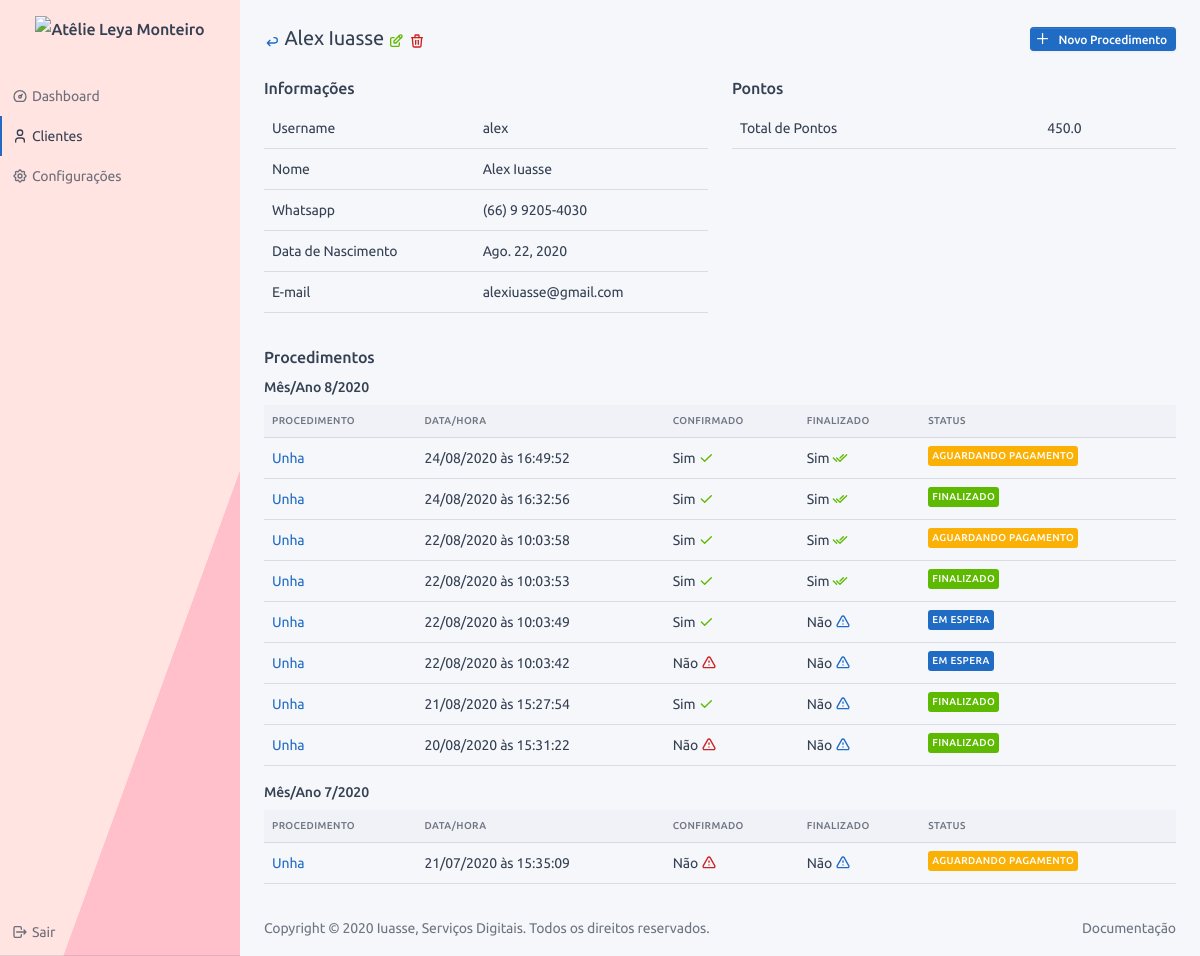
/user/2/profile/ (signed in), run on an earlier commit of the app's database.
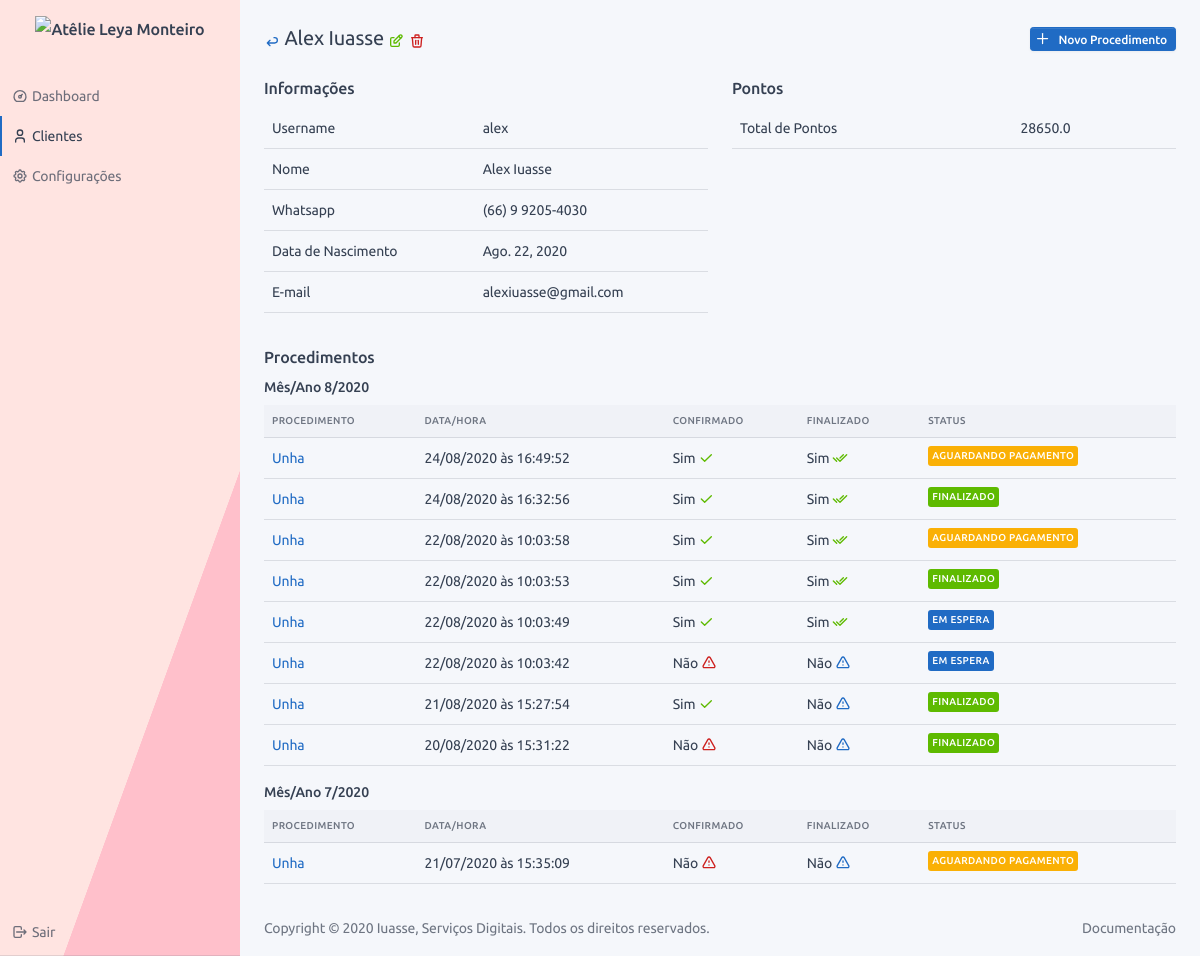
And on a later commit of the database.
### users/models.py (models this page shows, shortened)
class CustomUser(AbstractUser):
    birth_day = models.DateField('data de nascimento', blank=True, null=True)
    whatsapp = models.CharField('whatsapp', max_length=16)
    total_of_points = models.FloatField(default=0, verbose_name='Total de pontos')
    def get_full_name(self):
        return "{} {}".format(self.first_name, self.last_name)
    @property
    def get_new_service_url(self):
        return reverse('service:orderofservice:create', kwargs={'cpk': self.pk})
    @property
    def get_delete_url(self):
        return reverse('users:customuser:delete', kwargs={'pk': self.pk})
    @property
    def get_edit_url(self):
        return reverse('users:customuser:edit', kwargs={'pk': self.pk})
    @property
    def get_back_url(self):
        return reverse('users:customuser:view')
    def is_birthday(self):
        today = datetime.today()
        return self.birth_day.day == today.day and self.birth_day.month == today.month
    def get_dict_data(self):
        return {
            'Username': self.username,
            'Nome': "{} {}".format(self.first_name, self.last_name),
            'Whatsapp': self.whatsapp,
            'Data de Nascimento': self.birth_day,
            'E-mail': self.email,
        }
    def get_dict_data_points(self):
        return {
            'Total de Pontos': self.total_of_points,
        }
    def get_service_sorted_by_entry_date(self):
        retDict = {}
        for s in self.orderofservice_set.all().order_by('-date', '-id'):
            m_y = "{}/{}".format(s.date.month, s.date.year)
            if m_y in retDict:
                retDict[m_y]['services'].append(s)
            else:
                retDict[m_y] = {}
                retDict[m_y]['services'] = []
                retDict[m_y]['services'].append(s)
        return retDict

### service/models.py (models this page shows, shortened)
class OrderOfService(BaseModel):
    type_of_service = models.ForeignKey("config.TypeOfService", verbose_name="Procedimento", on_delete=models.SET_NULL,
                                        null=True)
    status = models.ForeignKey("config.StatusService", verbose_name="Status", on_delete=models.PROTECT)
    finished = models.BooleanField("finalizado", default=False,
                                   help_text="Marque apenas quando procedimento finalizado")
    counted = models.BooleanField("contabilizado", default=False, help_text="Procedimento já foi contabilizado?")
    confirmed = models.BooleanField("confirmado", default=False, help_text="Procedimento foi confirmado?")
    date = models.DateField("Data", default=now)
    time = models.TimeField("Hora", default=now)
    observation = models.TextField("observação", blank=True)
    customer = models.ForeignKey("users.CustomUser", verbose_name="Cliente", on_delete=models.CASCADE, blank=True,
                                 null=True)
    def get_absolute_url(self):
        return reverse(self.get_reverse_profile, kwargs={'cpk': self.customer.pk, 'pk': self.pk})
    def get_confirmed_html(self):
        return f"Sim <span class='text-success'>{ICON_CHECK}</span>" if self.confirmed else \
            f"Não <span class='text-danger'>{ICON_TRIANGLE_ALERT}</span>"
    def get_finished_html(self):
        return f"Sim <span class='text-success'>{ICON_DOUBLE_CHECK}</span>" if self.finished else \
            f"Não <span class='text-primary'>{ICON_TRIANGLE_ALERT}</span>"
    def get_date_html(self):
        return "Hoje às {} <span class='text-info'>{}</span>".format(self.time,
                                                                     ICON_CALENDAR) if self.date == date.today() \
            else "{} às {}".format(self.date.strftime("%d/%m/%Y"), self.time)

### config/models.py (models this page shows, shortened)
class BaseConfigModel(BaseModel):
    name = models.CharField("nome", max_length=128)
    def __str__(self):
        return self.name
    class Meta:
        abstract = True

class TypeOfService(BaseConfigModel):
    time = models.FloatField("tempo", default=30, help_text="Coloque o tempo em minutos, ex.: 1hr = 60min")
    value = models.DecimalField("Valor", max_digits=11, decimal_places=2, default=0,
                                help_text="Valor do procedimento, ele será usado para auto preenchimento de alguns "
                                          "campos!")
    rewarded_points = models.FloatField("pontos ganhos", default=0)

class StatusService(BaseConfigModel):
    contextual = models.CharField("cor", choices=ContextualEnum.choices(), blank=True, max_length=20)

### users/views.py (the view)
# urls.py: path('<int:pk>/profile/', CustomUserProfile.as_view(), name='profile'),
class CustomUserProfile(LoginRequiredMixin, View):
    template = 'user/profile.html'
    title = TITLE_VIEW_USER
    subtitle = SUBTITLE_USER
    def get(self, request, pk):
        return render(request, self.template, {'obj': CustomUser.objects.get(pk=pk)})

### base/models.py (called while the page is built)
    @property
    def get_reverse_profile(self):
        return '{}:{}:profile'.format(self._meta.app_label, self._meta.model_name)

### frontend/context_processors.py (called while the page is built)
def frontend_template_context(request):
    return {
        'NAME_OF_ENTERPRISE': settings.NAME_OF_ENTERPRISE,
        'VERSION': settings.VERSION,
        'ICON_HOME': ICON_HOME,
        'ICON_LOGOUT': ICON_LOGOUT,
        'ICON_LINK': ICON_LINK,
        'ICON_EYE': ICON_EYE,
        'ICON_ARROW_BACK': ICON_ARROW_BACK,
        'ICON_DELETE': ICON_DELETE,
        'ICON_EDIT': ICON_EDIT,
        'ICON_ADD': ICON_ADD,
        'ICON_CALENDAR': ICON_CALENDAR,
        'ICON_DEVICE': ICON_DEVICE,
        'ICON_PERSON': ICON_PERSON,
        'ICON_NEW_PERSON': ICON_NEW_PERSON,
        'ICON_SETTINGS': ICON_SETTINGS,
        'ICON_TRIANGLE_ALERT': ICON_TRIANGLE_ALERT,
        'ICON_BUG': ICON_BUG,
        'ICON_DASHBOARD': ICON_DASHBOARD,
        'ICON_CHECK': ICON_CHECK,
        'ICON_DOUBLE_CHECK': ICON_DOUBLE_CHECK,
        'ICON_GIFT': ICON_GIFT,
    }

### frontend/templates/user/profile.html (shortened to what this page needs)
{% extends 'base.html' %}
{% block content %}
<div class="container-fluid">
    <div class="page-header">
        <div class="row align-items-center">
            <div class="col-auto">
                <h2 class="page-title">
                    <a href="{{obj.get_back_url}}" rel="tooltip" title="Voltar">
                        <span class="text-primary">{{ICON_ARROW_BACK|safe}}</span>
                    </a>
                    {{obj.get_full_name}}
                    <a href="{{obj.get_edit_url}}" rel="tooltip" title="Editar">
                        <span class="text-success">{{ICON_EDIT|safe}}</span>
                    </a>
                    <a href="{{obj.get_delete_url}}" rel="tooltip" title="Deletar">
                        <span class="text-danger">{{ICON_DELETE|safe}}</span>
                    </a>
                </h2>
            </div>
            <div class="col-auto ml-auto d-print-none">
                <a class="btn btn-sm btn-primary ml-3 d-none d-sm-inline-block"
                   href="{{obj.get_new_service_url}}">
                    {{ICON_ADD|safe}}
                    Novo Procedimento
                </a>
            </div>
        </div>
    </div>
    <div class="row">
        <div class="col-lg-6 col-md-auto">
            <h3>Informações</h3>
            <div class="table-responsive mb-3">
                <table class="table table-hover">
                    {% for k, v in obj.get_dict_data.items %}
                    <tr>
                        <td>{{k}}</td>
                        <td>{{v}}</td>
                    </tr>
                    {% endfor %}
                </table>
            </div>
        </div>
        <div class="col-lg-6 col-md-auto">
            <h3>Pontos</h3>
            <div class="table-responsive mb-3">
                <table class="table table-hover">
                    {% for k, v in obj.get_dict_data_points.items %}
                    <tr>
                        <td>{{k}}</td>
                        <td>{{v}}</td>
                    </tr>
                    {% endfor %}
                </table>
            </div>
        </div>
    </div>
    <div class="row">
        <h3>Procedimentos</h3>
        {% for k,v in obj.get_service_sorted_by_entry_date.items %}
        <div class="col-lg-12 col-md-auto">
            <h4>Mês/Ano {{k}}</h4>
            <div class="table-responsive">
                <table class="table table-hover">
                    <thead>
                    <tr>
                        <th>Procedimento</th>
                        <th>Data/Hora</th>
                        <th>Confirmado</th>
                        <th>Finalizado</th>
                        <th>Status</th>
                    </tr>
                    </thead>
                    <tbody>
                    {% for kk,vv in v.items %}
                    {% for s in vv %}
                    <tr>
                        <td>
                            <a href="{{s.get_absolute_url}}">
                                {{s.type_of_service}}
                            </a>
                        </td>
                        <td>{{s.get_date_html|safe}}</td>
                        <td>{{s.get_confirmed_html|safe}}</td>
                        <td>{{s.get_finished_html|safe}}</td>
                        <td><span class="badge bg-{{s.status.contextual}}">{{s.status}}</span></td>
                    </tr>
                    {% endfor %}
                    {% endfor %}
                    </tbody>
                </table>
            </div>
        </div>
        {% endfor %}
    </div>
</div>
{% endblock %}

What changed in the data, as far as the page shows it:
changed OrderOfService "22/08/2020 às 10:03:49": get_finished_html "Não" → "Sim"; finished False → True (drawn)
Also different on the page:
new list line: "Total de Pontos"
new list line: "28650.0"
list line gone: "Total de Pontos"
list line gone: "450.0"
